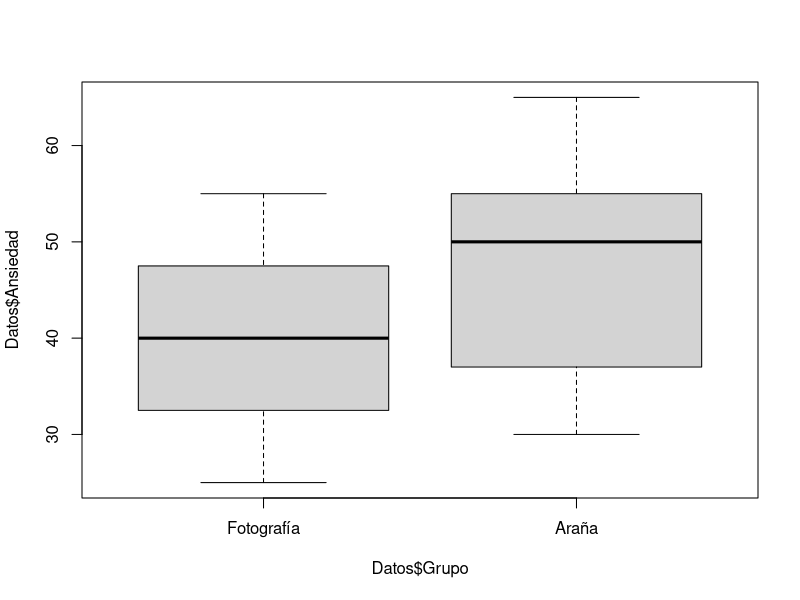
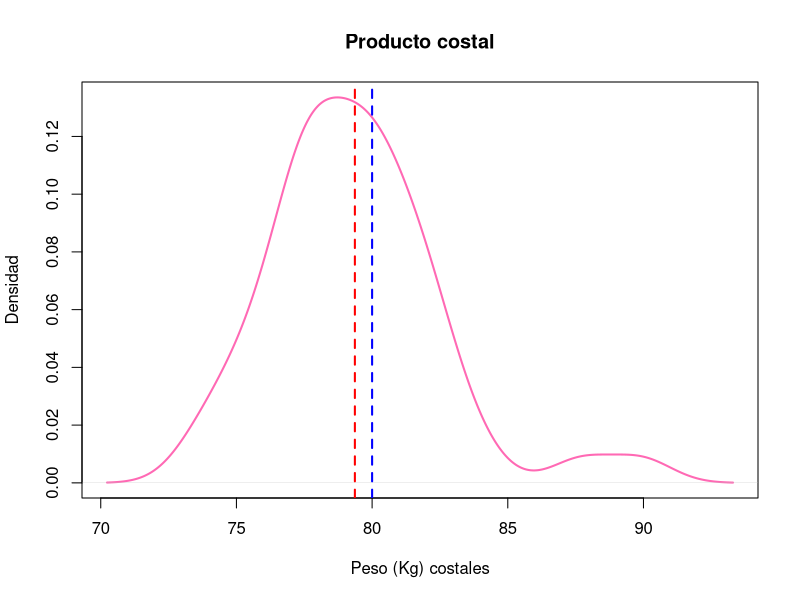

These charts were generated, in order, by the following R code:
Grupo <- gl(2,12, labels = c ("Fotografía","Araña"))
Ansiedad <- c(30,35,45,40,50,35,55,25,30,45,40,50,40,35,50,55,65,55,50,35,
              30,50,60,39)
Datos <- data.frame(Grupo, Ansiedad)
head(Datos)

tapply(Datos$Ansiedad, Datos$Grupo, mean)
#Existe mayor nivel de ansiedad en la araña que en la fotografía

boxplot(Datos$Ansiedad ~ Datos$Grupo)
t.test(Datos$Ansiedad ~ Datos$Grupo, var.equal = T)

t.test(Datos$Ansiedad ~ Datos$Grupo, var.equal = T, 
       alternative = "greater")
t.test(Datos$Ansiedad ~ Datos$Grupo, var.equal = T,
       alternative = "less")




costal <- c(87.7,80.01,77.28,78.76,81.52,74.2,80.71,79.5,77.87,81.94,80.7,
            82.32,75.78,80.19,83.91,79.4,77.52,77.62,81.4,74.89,82.95,73.59,
            77.92,77.18,79.83,81.23,79.28,78.44,79.01,80.47,76.23,78.89,77.14,
            89.94,78.54,79.7,82.45,77.29,75.52,77.21,75.99,81.94,80.41,77.7)
mean(costal)

plot(density(costal),
     main = "Producto costal",
     xlab = "Peso (Kg) costales",
     ylab = "Densidad",
     col = "hotpink",
     lwd = 2)

abline(v=mean(costal), col = "red", lwd = 2, lty =2)
abline(v=80,col = "blue", lwd =2, lty = 2)

t.test(costal, mu =80, alternative = "less")

